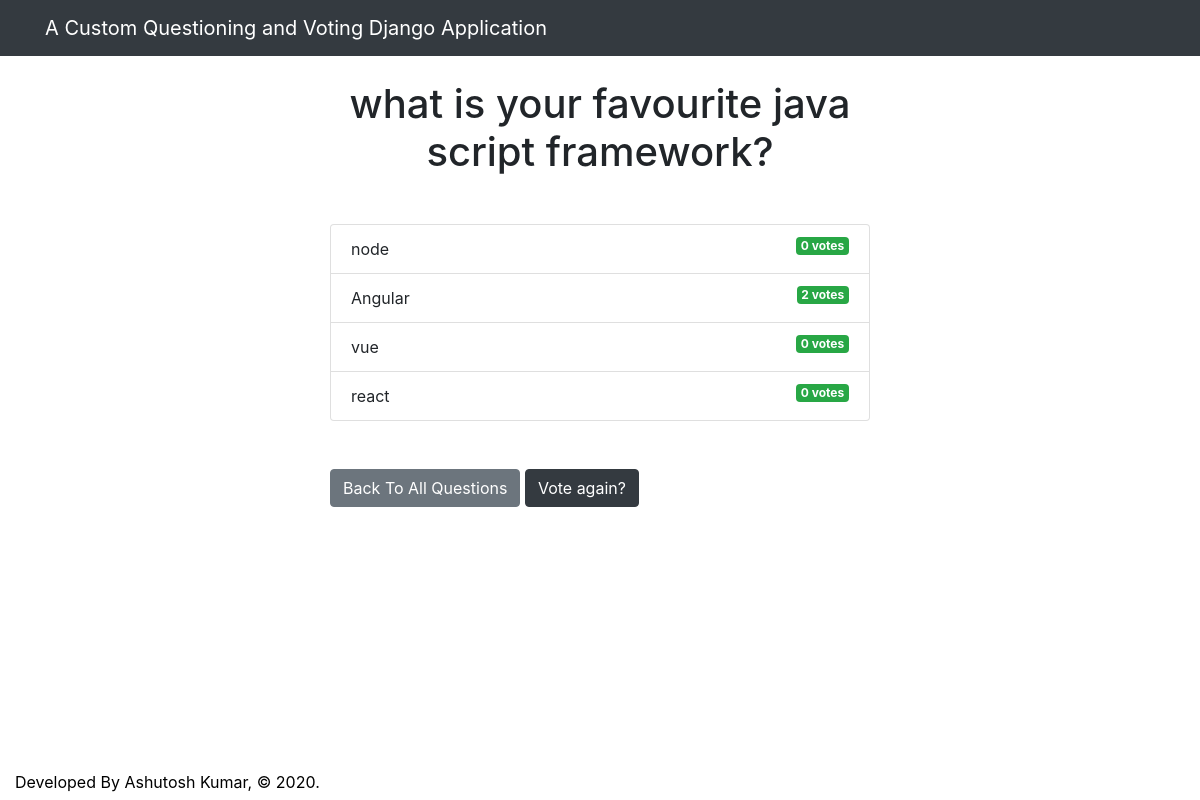
Before: /polls/2/results/ with the older database file.
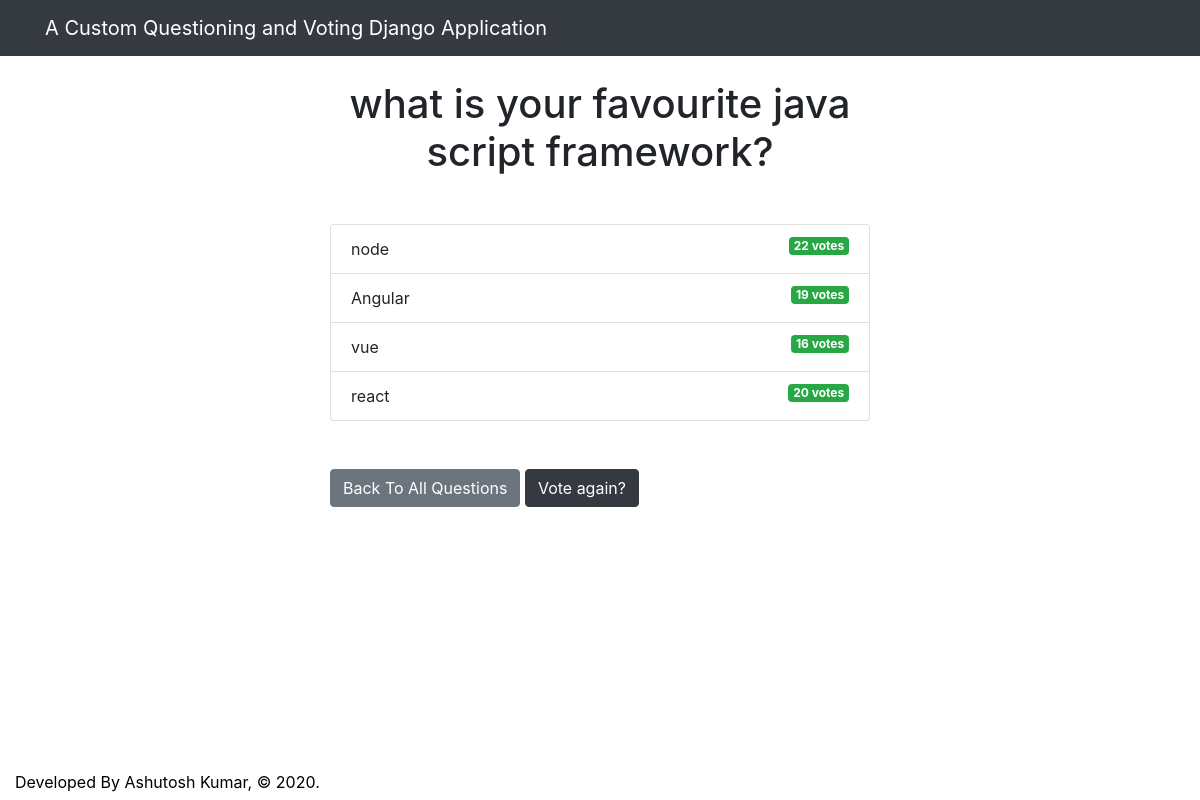
After: the same page with the newer database file.
### polls/models.py (models this page shows, shortened)
class Question(models.Model):
    question_text = models.CharField(max_length=200)
    pub_date = models.DateTimeField('date published')

class Choice(models.Model):
    question = models.ForeignKey(Question, on_delete=models.CASCADE)
    choice_text = models.CharField(max_length=200)
    votes = models.IntegerField(default=0)

### polls/views.py (the view)
# urls.py: path('<int:question_id>/results/', views.results, name='results'),
def results(request, question_id):
  question = get_object_or_404(Question, pk=question_id)
  return render(request, 'polls/results.html', { 'question': question })

### templates/polls/results.html (shortened to what this page needs)
{% extends 'base.html' %}
{% block content %}
<h1 class="mb-5 text-center">{{ question.question_text }}</h1>
<ul class="list-group mb-5">
	{% for choice in question.choice_set.all %}
	<li class="list-group-item">
		{{ choice.choice_text }}  <span class="badge badge-success float-right">{{ choice.votes }} vote{{ choice.votes | pluralize }}</span>
	</li>
	{% endfor %}
</ul>
<a class="btn btn-secondary" href="{% url 'polls:index' %}">Back To All Questions</a>
<a class="btn btn-dark" href="{% url 'polls:detail' question.id %}">Vote again?</a>
{% endblock %}

### templates/base.html (shortened to what this page needs)
<!DOCTYPE html>
<html lang="en">
  <head>
    <link
      rel="stylesheet"
      href="https://stackpath.bootstrapcdn.com/bootstrap/4.3.1/css/bootstrap.min.css"
    />
  </head>
  <body>
    {% include 'partials/_navbar.html' %}
    <div class="container">
      <div class="row">
        <div class="col-md-6 m-auto">
          {% block content %}{% endblock %}
        </div>
      </div>
    </div>
    <footer class="footer">
      <div class="container">
        <span class="mx-auto">Developed By Ashutosh Kumar, © 2020.</span>
      </div>
    </footer>
  </body>
</html>

### templates/partials/_navbar.html
<nav class="navbar navbar-dark bg-dark mb-4">
	<div class="container ">
		<a class="navbar-brand" href="/">A Custom Questioning and Voting Django Application</a>
	</div>
</nav>

### templates/base.html (style rules this page uses)
footer { position: absolute; font-size: medium; color: black; bottom:0; height:30px; }

Changed rows visible on the page:
changed Choice "node": votes "0" → "22"
changed Choice "Angular": votes "2" → "19"
changed Choice "vue": votes "0" → "16"
changed Choice "react": votes "0" → "20"
